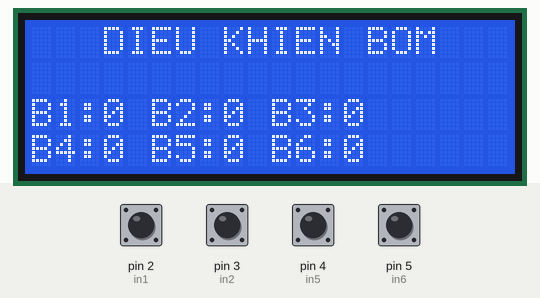
The sketch below on a simulated Arduino Uno, built with avr-gcc and run on an emulated ATmega328P. On the bench: 20×4 character LCD. The inputs (shaded band) are chosen by the test bench; at power-on: pin 2 (in1), pin 3 (in2), pin 4 (in5), pin 5 (in6) HIGH.

Above: at 1.2 s.
1.3 s: pin 2 (in1) pulled LOW for 0.15 s
At 1.38 s:
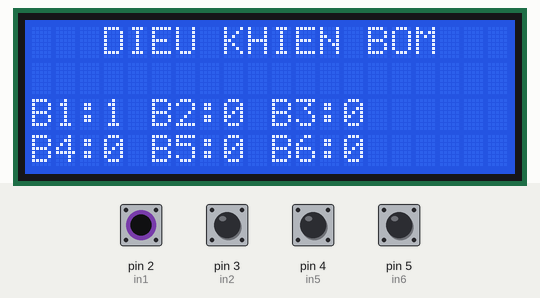
2.9 s: pin 3 (in2) pulled LOW for 0.15 s
At 2.98 s:
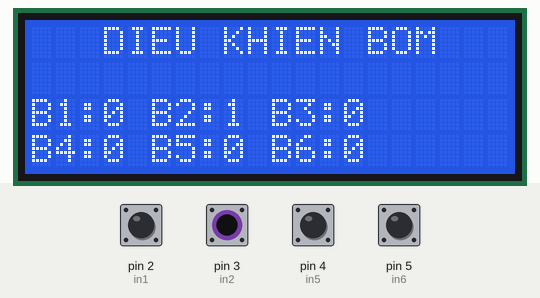
4.5 s: pin 4 (in5) pulled LOW for 0.15 s
At 4.58 s:
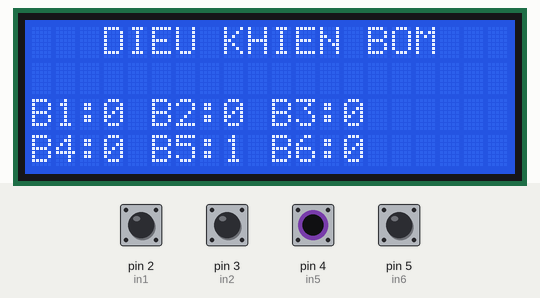
6.1 s: pin 5 (in6) pulled LOW for 0.15 s
At 6.18 s:
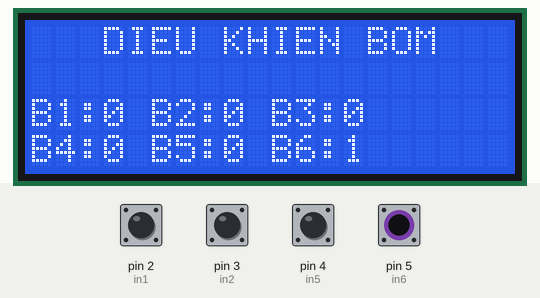
Timing chart, 0 to 8.7 s (numbered marks = the images above; inputs shaded):
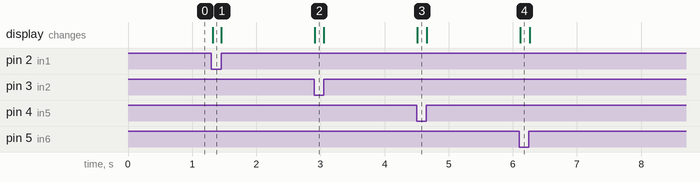

Measured:
- after the input at 1.3 s, the display: changes at once (image 1)
- after the input at 2.9 s, the display: changes at once (image 2)
- after the input at 4.5 s, the display: changes at once (image 3)
- after the input at 6.1 s, the display: changes at once (image 4)

The sketch:

code_vatlyBom.ino
```cpp
#include <Wire.h>
#include <LiquidCrystal_I2C.h>
LiquidCrystal_I2C lcd(0x3F,20,4);
#define in1 2
#define in2 3
#define in3 18
#define in4 19
#define in5 4
#define in6 5

int t=0,j=0,k=0,l=0,y=0,x=0;
void setup()
{
pinMode(in1,INPUT_PULLUP);
pinMode(in2,INPUT_PULLUP);
pinMode(in3,INPUT_PULLUP);
pinMode(in4,INPUT_PULLUP);
pinMode(in5,INPUT_PULLUP);
pinMode(in6,INPUT_PULLUP);

attachInterrupt(0,ngat1,CHANGE);
attachInterrupt(1,ngat2,CHANGE);
attachInterrupt(5,ngat3,CHANGE);
attachInterrupt(4,ngat4,CHANGE);

  Wire.begin();
  Serial.begin(9600);
  lcd.init();
  lcd.backlight();
  lcd.setCursor(3,0);
  lcd.print("DIEU KHIEN BOM");
   lcd.setCursor(0,2);
  lcd.print("B1:");
  lcd.setCursor(5,2);
  lcd.print("B2:");
  lcd.setCursor(10,2);
  lcd.print("B3:");
  lcd.setCursor(0,3);
  lcd.print("B4:");
  lcd.setCursor(5,3);
  lcd.print("B5:");
  lcd.setCursor(10,3);
  lcd.print("B6:");
}
void ngat1()
{
    if(digitalRead(in1)==0) t=1; else t=0;
}
void ngat2()
{
    if(digitalRead(in2)==0) j=1; else j=0;
}
void ngat3()
{
    if(digitalRead(in3)==0) k=1; else k=0;
}
void ngat4()
{
    if(digitalRead(in4)==0) l=1; else l=0;
}
void tt()
{
  if(t==0){lcd.setCursor(3,2);lcd.print("0");}
     else {lcd.setCursor(3,2);lcd.print("1");}
  if(j==0){lcd.setCursor(8,2);lcd.print("0");}
     else {lcd.setCursor(8,2);lcd.print("1");}
  if(k==0){lcd.setCursor(13,2);lcd.print("0");}
     else {lcd.setCursor(13,2);lcd.print("1");}
  if(l==0){lcd.setCursor(3,3);lcd.print("0");}
     else {lcd.setCursor(3,3);lcd.print("1");}
  if(x==0){lcd.setCursor(8,3);lcd.print("0");}
  if(y==0){lcd.setCursor(13,3);lcd.print("0");}
}
void in56()
{
 while(digitalRead(in5)==0)
 {
  x=1;if(x==1) {lcd.setCursor(8,3);lcd.print("1");}
  if(digitalRead(in5)==1){x=0;break; }
 }
 while(digitalRead(in6)==0)
 {
  y=1;if(y==1) {lcd.setCursor(13,3);lcd.print("1");}
  if(digitalRead(in6)==1){y=0;break; }
 }
  }
void loop()
{
 tt();
 in56();
}
```
